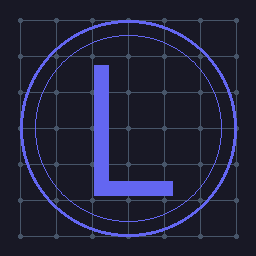

Reproduce this figure in Python.
from PIL import Image, ImageDraw, ImageFont
import math

def generate_lousybot_icon():
    """Generate a beautiful minimal icon for LousyBot"""
    
    # Icon settings
    size = 256  # High resolution for scaling
    bg_color = (24, 24, 37)  # Dark blue-gray background (liked by user)
    accent_color = (99, 102, 241)  # Soft indigo
    nn_color = (71, 85, 105)  # Very subtle gray for neural network
    
    # Create image
    img = Image.new('RGB', (size, size), bg_color)
    draw = ImageDraw.Draw(img)
    
    center = size // 2
    
    # Add subtle neural network background pattern (properly aligned)
    node_size = 2
    network_spacing = size // 7
    
    # Create a subtle grid of connected nodes (centered)
    for i in range(0, 7):  # Horizontal nodes
        for j in range(0, 7):  # Vertical nodes
            x = center - (network_spacing * 3) + (i * network_spacing)
            y = center - (network_spacing * 3) + (j * network_spacing)
            
            # Draw node
            draw.ellipse([x - node_size, y - node_size,
                          x + node_size, y + node_size],
                         fill=nn_color)
            
            # Connect to adjacent nodes (subtle lines)
            if i < 6:  # Connect to right node
                draw.line([x + node_size, y,
                          x + network_spacing - node_size, y],
                         fill=nn_color, width=1)
            if j < 6:  # Connect to bottom node
                draw.line([x, y + node_size,
                          x, y + network_spacing - node_size],
                         fill=nn_color, width=1)
    
    # Simple circle outline - minimal and friendly
    circle_radius = size // 2 - 20
    draw.ellipse([center - circle_radius, center - circle_radius,
                  center + circle_radius, center + circle_radius],
                 outline=accent_color, width=3)
    
    # Better positioned "L" shape for LousyBot with separate variables
    l_thickness = size // 18  # Good thickness
    
    # Separate variables for vertical and horizontal parts
    vertical_l_size = size // 2.2  # Vertical part length
    horizontal_l_size = size // 3.2  # Horizontal part length
    
    # Lower the L position and center it better
    l_offset_x = 5
    l_offset_y = -5  # Slightly downward offset
    
    # Vertical line of "L" (using separate variable)
    draw.rectangle([center - horizontal_l_size//2 + l_offset_x, center - vertical_l_size//2 + l_offset_y,
                   center - horizontal_l_size//2 + l_thickness + l_offset_x, center + vertical_l_size//2 + l_offset_y],
                  fill=accent_color)
    
    # Horizontal line of "L" (using separate variable)
    draw.rectangle([center - horizontal_l_size//2 + l_offset_x, center + vertical_l_size//2 + l_offset_y,
                   center + horizontal_l_size//2 + l_offset_x, center + vertical_l_size//2 + l_thickness + l_offset_y],
                  fill=accent_color)
    
    # Add a subtle inner glow
    inner_radius = circle_radius - 15
    draw.ellipse([center - inner_radius, center - inner_radius,
                  center + inner_radius, center + inner_radius],
                 outline=accent_color, width=1)
    
    # Save only the main icon
    img.save('icon.png', 'PNG', optimize=True, quality=95)
    print("✅ Beautiful LousyBot icon generated as 'icon.png'!")

if __name__ == "__main__":
    generate_lousybot_icon()